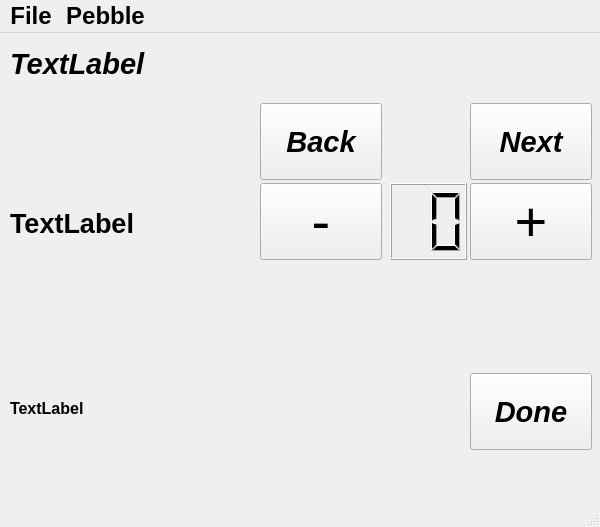
<?xml version="1.0" encoding="UTF-8"?>
<ui version="4.0">
 <class>MainWindow</class>
 <widget class="QMainWindow" name="MainWindow">
  <property name="geometry">
   <rect>
    <x>0</x>
    <y>0</y>
    <width>600</width>
    <height>527</height>
   </rect>
  </property>
  <property name="minimumSize">
   <size>
    <width>400</width>
    <height>400</height>
   </size>
  </property>
  <property name="maximumSize">
   <size>
    <width>600</width>
    <height>600</height>
   </size>
  </property>
  <property name="windowTitle">
   <string>Disc Golf Scorecard</string>
  </property>
  <property name="statusTip">
   <string>Foo</string>
  </property>
  <widget class="QWidget" name="centralwidget">
   <widget class="QPushButton" name="Next">
    <property name="geometry">
     <rect>
      <x>470</x>
      <y>70</y>
      <width>122</width>
      <height>77</height>
     </rect>
    </property>
    <property name="font">
     <font>
      <pointsize>22</pointsize>
      <weight>75</weight>
      <italic>true</italic>
      <bold>true</bold>
     </font>
    </property>
    <property name="text">
     <string>Next</string>
    </property>
   </widget>
   <widget class="QPushButton" name="Plus">
    <property name="geometry">
     <rect>
      <x>470</x>
      <y>150</y>
      <width>122</width>
      <height>77</height>
     </rect>
    </property>
    <property name="font">
     <font>
      <pointsize>42</pointsize>
     </font>
    </property>
    <property name="text">
     <string>+</string>
    </property>
   </widget>
   <widget class="QPushButton" name="Minus">
    <property name="geometry">
     <rect>
      <x>260</x>
      <y>150</y>
      <width>122</width>
      <height>77</height>
     </rect>
    </property>
    <property name="font">
     <font>
      <pointsize>42</pointsize>
      <weight>50</weight>
      <italic>false</italic>
      <bold>false</bold>
     </font>
    </property>
    <property name="text">
     <string>-</string>
    </property>
   </widget>
   <widget class="QLCDNumber" name="Throws">
    <property name="geometry">
     <rect>
      <x>390</x>
      <y>150</y>
      <width>77</width>
      <height>77</height>
     </rect>
    </property>
    <property name="numDigits">
     <number>2</number>
    </property>
   </widget>
   <widget class="QLabel" name="Basketnum">
    <property name="geometry">
     <rect>
      <x>10</x>
      <y>10</y>
      <width>431</width>
      <height>41</height>
     </rect>
    </property>
    <property name="font">
     <font>
      <pointsize>22</pointsize>
      <weight>75</weight>
      <italic>true</italic>
      <bold>true</bold>
     </font>
    </property>
    <property name="text">
     <string>TextLabel</string>
    </property>
   </widget>
   <widget class="QPushButton" name="Previous">
    <property name="geometry">
     <rect>
      <x>260</x>
      <y>70</y>
      <width>122</width>
      <height>77</height>
     </rect>
    </property>
    <property name="font">
     <font>
      <pointsize>22</pointsize>
      <weight>75</weight>
      <italic>true</italic>
      <bold>true</bold>
     </font>
    </property>
    <property name="text">
     <string>Back</string>
    </property>
   </widget>
   <widget class="QPushButton" name="Done">
    <property name="enabled">
     <bool>true</bool>
    </property>
    <property name="geometry">
     <rect>
      <x>470</x>
      <y>340</y>
      <width>122</width>
      <height>77</height>
     </rect>
    </property>
    <property name="font">
     <font>
      <pointsize>22</pointsize>
      <weight>75</weight>
      <italic>true</italic>
      <bold>true</bold>
     </font>
    </property>
    <property name="text">
     <string>Done</string>
    </property>
   </widget>
   <widget class="QLabel" name="Playername">
    <property name="geometry">
     <rect>
      <x>10</x>
      <y>170</y>
      <width>201</width>
      <height>41</height>
     </rect>
    </property>
    <property name="font">
     <font>
      <pointsize>20</pointsize>
      <weight>75</weight>
      <bold>true</bold>
     </font>
    </property>
    <property name="text">
     <string>TextLabel</string>
    </property>
   </widget>
   <widget class="QLabel" name="Total">
    <property name="geometry">
     <rect>
      <x>10</x>
      <y>340</y>
      <width>321</width>
      <height>71</height>
     </rect>
    </property>
    <property name="font">
     <font>
      <pointsize>12</pointsize>
      <weight>75</weight>
      <bold>true</bold>
     </font>
    </property>
    <property name="text">
     <string>TextLabel</string>
    </property>
   </widget>
  </widget>
  <widget class="QMenuBar" name="menubar">
   <property name="geometry">
    <rect>
     <x>0</x>
     <y>0</y>
     <width>600</width>
     <height>36</height>
    </rect>
   </property>
   <property name="font">
    <font>
     <pointsize>18</pointsize>
     <weight>75</weight>
     <bold>true</bold>
    </font>
   </property>
   <widget class="QMenu" name="menuGolf">
    <property name="title">
     <string>File</string>
    </property>
    <addaction name="actionChoose_course"/>
    <addaction name="actionNew_course"/>
    <addaction name="actionOpen_score"/>
    <addaction name="actionNew_Score"/>
    <addaction name="actionAbout"/>
    <addaction name="actionClose"/>
   </widget>
   <addaction name="menuGolf"/>
   <widget class="QMenu" name="menuPebble">
    <property name="title">
     <string>Pebble</string>
    </property>
    <addaction name="actionConnect"/>
    <addaction name="actionPair"/>
    <addaction name="actionDisconnect"/>
   </widget>
   <addaction name="menuPebble"/>
  </widget>
  <widget class="QStatusBar" name="statusbar"/>
  <action name="actionChoose_course">
   <property name="text">
    <string>Choose Course</string>
   </property>
   <property name="font">
    <font>
     <pointsize>18</pointsize>
     <weight>75</weight>
     <bold>true</bold>
    </font>
   </property>
  </action>
  <action name="actionNew_course">
   <property name="text">
    <string>New course</string>
   </property>
   <property name="font">
    <font>
     <pointsize>18</pointsize>
     <weight>75</weight>
     <bold>true</bold>
    </font>
   </property>
  </action>
  <action name="actionOpen_score">
   <property name="text">
    <string>Open score</string>
   </property>
   <property name="font">
    <font>
     <pointsize>18</pointsize>
     <weight>75</weight>
     <bold>true</bold>
    </font>
   </property>
  </action>
  <action name="actionNew_Score">
   <property name="text">
    <string>New Score</string>
   </property>
   <property name="font">
    <font>
     <pointsize>18</pointsize>
     <weight>75</weight>
     <bold>true</bold>
    </font>
   </property>
  </action>
  <action name="actionAbout">
   <property name="text">
    <string>About</string>
   </property>
   <property name="font">
    <font>
     <pointsize>18</pointsize>
     <weight>75</weight>
     <bold>true</bold>
    </font>
   </property>
  </action>
  <action name="actionClose">
   <property name="text">
    <string>Close</string>
   </property>
   <property name="font">
    <font>
     <pointsize>18</pointsize>
     <weight>75</weight>
     <bold>true</bold>
    </font>
   </property>
  </action>
  <action name="actionConnect">
   <property name="text">
    <string>Connect</string>
   </property>
   <property name="font">
    <font>
     <pointsize>18</pointsize>
     <weight>75</weight>
     <bold>true</bold>
    </font>
   </property>
  </action>
  <action name="actionPair">
   <property name="text">
    <string>Pair</string>
   </property>
   <property name="font">
    <font>
     <pointsize>18</pointsize>
     <weight>75</weight>
     <bold>true</bold>
    </font>
   </property>
  </action>
  <action name="actionDisconnect">
   <property name="text">
    <string>Disconnect</string>
   </property>
   <property name="font">
    <font>
     <pointsize>18</pointsize>
     <weight>75</weight>
     <bold>true</bold>
    </font>
   </property>
  </action>
 </widget>
 <resources/>
 <connections>
  <connection>
   <sender>actionClose</sender>
   <signal>triggered()</signal>
   <receiver>MainWindow</receiver>
   <slot>close()</slot>
   <hints>
    <hint type="sourcelabel">
     <x>-1</x>
     <y>-1</y>
    </hint>
    <hint type="destinationlabel">
     <x>119</x>
     <y>163</y>
    </hint>
   </hints>
  </connection>
 </connections>
</ui>
